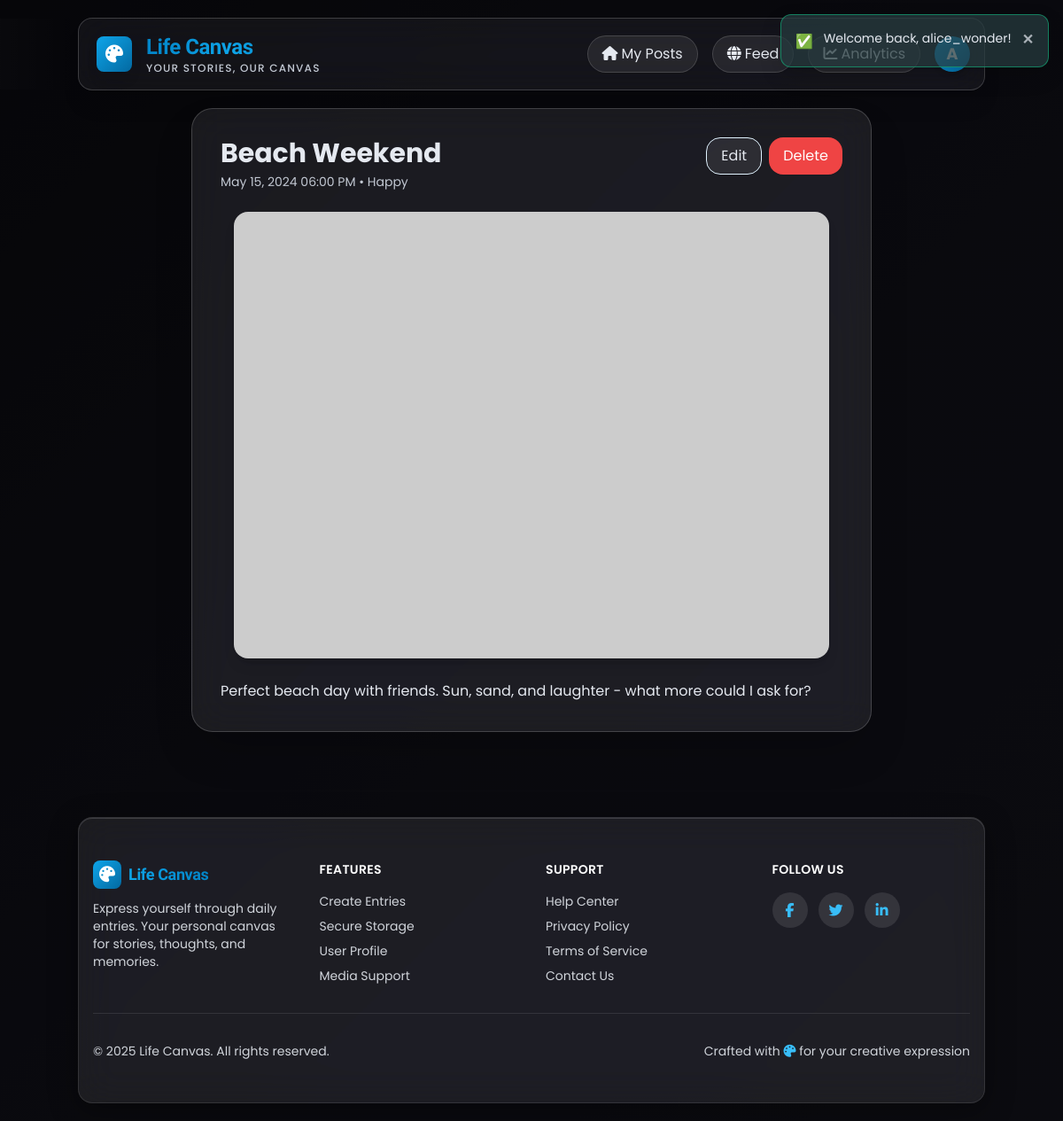
/view.php?id=10 (signed in), run on the app's committed database.
### tables this page shows
CREATE TABLE IF NOT EXISTS entries (
  entry_id INT UNSIGNED AUTO_INCREMENT PRIMARY KEY,
  user_id INT UNSIGNED NOT NULL,
  category_id INT UNSIGNED NULL,
  title VARCHAR(150) NOT NULL,
  content TEXT NOT NULL,
  mood VARCHAR(30) NULL,
  music_link VARCHAR(500) NULL,
  location VARCHAR(100) NULL,
  weather VARCHAR(50) NULL,
  privacy_level ENUM('private', 'public') DEFAULT 'private',
  is_favorite BOOLEAN DEFAULT FALSE,
  is_deleted BOOLEAN DEFAULT FALSE,
  version INT UNSIGNED DEFAULT 1,
  word_count INT UNSIGNED DEFAULT 0,
  timestamp DATETIME NOT NULL DEFAULT CURRENT_TIMESTAMP,
  updated_at TIMESTAMP DEFAULT CURRENT_TIMESTAMP ON UPDATE CURRENT_TIMESTAMP,
  deleted_at TIMESTAMP NULL,
  CONSTRAINT fk_entries_user FOREIGN KEY (user_id) REFERENCES users(user_id) ON DELETE CASCADE,
  CONSTRAINT fk_entries_category FOREIGN KEY (category_id) REFERENCES categories(category_id) ON DELETE SET NULL,
  FULLTEXT INDEX ft_entry_content (title, content)
);

CREATE TABLE IF NOT EXISTS media (
  media_id INT UNSIGNED AUTO_INCREMENT PRIMARY KEY,
  entry_id INT UNSIGNED NOT NULL,
  file_path VARCHAR(255) NOT NULL,
  file_type VARCHAR(50) NOT NULL,
  file_size INT UNSIGNED NULL,
  uploaded_at TIMESTAMP DEFAULT CURRENT_TIMESTAMP,
  CONSTRAINT fk_media_entry FOREIGN KEY (entry_id) REFERENCES entries(entry_id) ON DELETE CASCADE
);

### lib/utils.php (called while the page is built, shortened)
<?php
function e(string $value): string {
    return htmlspecialchars($value, ENT_QUOTES, 'UTF-8');
}
function human_datetime(string $ts): string {
    return date('M d, Y h:i A', strtotime($ts));
}

### view.php (the view, shortened to what this page needs)
<?php
require_once __DIR__ . '/lib/utils.php';
$pdo = db();
$entryId = isset($_GET['id']) ? (int)$_GET['id'] : 0;
$stmt = $pdo->prepare('SELECT * FROM entries WHERE entry_id = ? AND user_id = ?');
$stmt->execute([$entryId, current_user_id()]);
$entry = $stmt->fetch();
$mstmt = $pdo->prepare('SELECT * FROM media WHERE entry_id = ? ORDER BY media_id ASC');
$mstmt->execute([$entryId]);
$media = $mstmt->fetchAll();
include __DIR__ . '/partials/head.php';
?>
<div class="max-w-3xl mx-auto">
  <div class="glass rounded-3xl shadow-2xl p-8 mt-2">
    <div class="flex items-start justify-between gap-4">
      <div>
        <h1 class="text-3xl font-bold text-gray-800 dark:text-gray-100"><?php echo e($entry['title']); ?></h1>
        <p class="text-sm text-gray-500 dark:text-gray-400 mt-1"><?php echo e(human_datetime($entry['timestamp'])); ?><?php echo $entry['mood'] ? ' • ' . e($entry['mood']) : ''; ?></p>
      </div>
      <div class="flex gap-2">
        <a href="edit.php?id=<?php echo (int)$entry['entry_id']; ?>" class="px-4 py-2 rounded-2xl bg-white/70 hover:bg-white/90 text-gray-700 border border-primary-100 shadow-sm transition">Edit</a>
        <button type="button" onclick="openDeleteModal(<?php echo (int)$entry['entry_id']; ?>)" class="px-4 py-2 rounded-2xl bg-red-500 hover:bg-red-600 text-white shadow-sm transition">Delete</button>
      </div>
    </div>
    <?php if (!empty($media)): ?>
      <div class="mt-6 flex flex-col items-center gap-4">
        <?php foreach ($media as $m): ?>
          <?php if (strpos($m['file_type'], 'image/') === 0): ?>
            <img src="<?php echo e($m['file_path']); ?>" class="max-w-2xl w-full rounded-2xl shadow-lg" />
          <?php endif; ?>
        <?php endforeach; ?>
      </div>
    <?php endif; ?>
    <div class="prose max-w-none mt-6">
      <p class="whitespace-pre-wrap text-gray-800 dark:text-gray-200 leading-relaxed"><?php echo nl2br(e($entry['content'])); ?></p>
    </div>
  </div>
</div>
<?php include __DIR__ . '/partials/footer.php'; ?>

### assets/css/theme.css (style rules this page uses)
:root { color-scheme: dark; --bg-0:rgba(20, 20, 30, 0.5); --bg-1:rgba(30, 30, 45, 0.7); --bg-2:rgba(40, 40, 55, 0.6); --text:#E5E9F0; --text-secondary:#C2C8D2; --muted:#A0A8B8; --border:rgba(255, 255, 255, 0.15); --primary-500:#0ea5e9; --primary-600:#0284c7; --primary-700:#06b6d4; --accent:#06b6d4; --ring:rgba(14, 165, 233, 0.4); --ok-green:#10b981; --ok-yellow:#fbbf24; --ok-red:#ef4444; }
html, body { background: #0a0a0f; color: var(--text); overflow-x: hidden; position: relative; }
body::before { content: ''; position: fixed; top: 0; left: 0; width: 100%; height: 100%; background-image: url('../BG.jpg'); background-size: cover; background-position: center; background-repeat: no-repeat; background-attachment: fixed; pointer-events: none; z-index: 0; }
body::after { content: ''; position: fixed; top: 0; left: 0; width: 100%; height: 100%; background: rgba(0, 0, 0, 0.6); pointer-events: none; z-index: 0; }
.gradient-bg { background: linear-gradient(135deg, var(--bg-0) 0%, var(--bg-1) 55%, var(--bg-2) 100%); position: relative; z-index: 1; }
.glass { background: rgba(255, 255, 255, 0.08); backdrop-filter: blur(20px) saturate(180%); -webkit-backdrop-filter: blur(20px) saturate(180%); border: 1px solid rgba(255, 255, 255, 0.18); border-radius: 16px; box-shadow: 0 8px 32px 0 rgba(0, 0, 0, 0.37), inset 0 1px 0 0 rgba(255, 255, 255, 0.15); transition: all 0.4s cubic-bezier(0.4, 0, 0.2, 1); position: relative; overflow: hidden; }
.glass::before { content: ''; position: absolute; top: 0; left: -100%; width: 100%; height: 100%; background: linear-gradient( 90deg, transparent, rgba(255, 255, 255, 0.1), transparent ); transition: left 0.5s; }
.text-gray-600, .text-gray-700, .text-gray-800 { color: var(--text) !important; }
.text-gray-500 { color: var(--text-secondary) !important; }
.bg-white\/70 { background-color: rgba(255, 255, 255, 0.08) !important; color: var(--text) !important; border: 1px solid var(--border); }
a { color: var(--primary-600); transition: all 0.3s ease; }
a { color: var(--primary-500); transition: all 0.3s ease; text-decoration: none; }
html { scroll-behavior: smooth; }
body { font-family: 'Poppins', sans-serif; }

### data on the page
entries: title "Beach Weekend", timestamp "May 15, 2024 06:00 PM", mood "Happy", content "Perfect beach day with friends. Sun, sand, and laughter - what more could I ask for?"

### other printed values
$f['msg'] "Welcome back, alice_wonder!"
